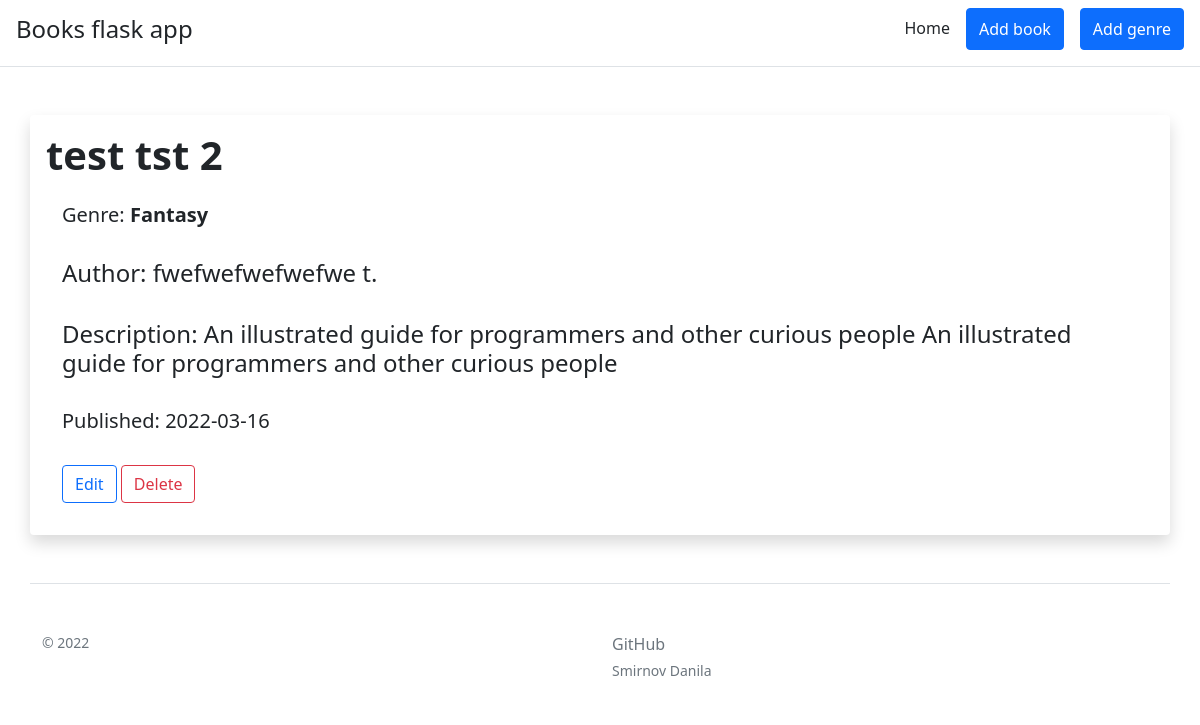
The app's page /4, older data.
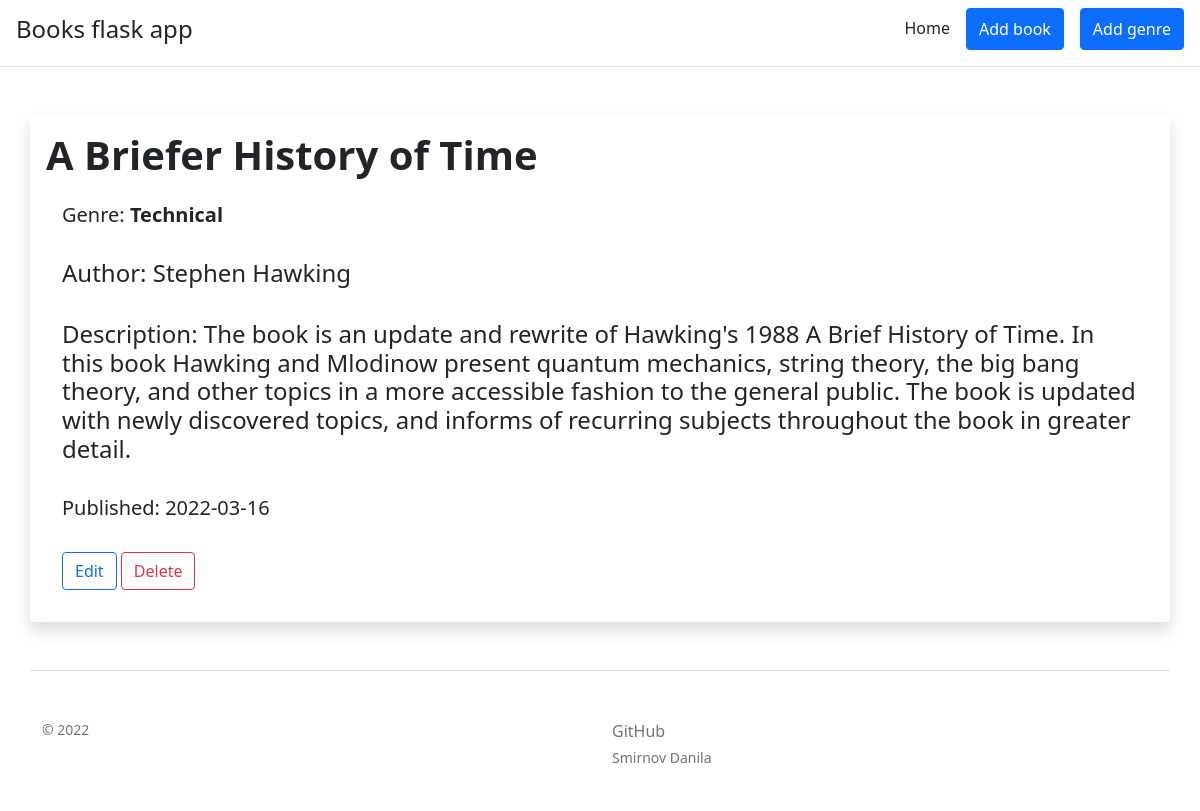
The same page, newer data.
### app.py (models this page shows, shortened)
class Books(db.Model):
    id = db.Column(db.Integer, primary_key=True)
    title = db.Column(db.String(100), nullable=False)
    genre = db.Column(db.Integer, db.ForeignKey('genres.id'), nullable=False)
    author = db.Column(db.String(100), nullable=False)
    description = db.Column(db.String(500), nullable=False)
    date = db.Column(db.DateTime, default=datetime.utcnow)

class Genres(db.Model):
    id = db.Column(db.Integer, primary_key=True)
    name = db.Column(db.String(100), nullable=False)
    books = db.relationship('Books', backref='genres', lazy=True)

### app.py (the view)
@app.route('/<int:id>')
def book_info(id):
    book = Books.query.get_or_404(id)
    genres = Genres.query.all()
    return render_template('book_info.html', book=book, genres=genres)

### templates/book_info.html (shortened to what this page needs)
{% extends 'base.html' %}
{% block body %}
<div class="container mt-5 mb-5 shadow p-3 bg-body rounded">
    <h1><b>{{ book.title }}</b></h1>
    <div class="card-body">
        <h5>Genre: <b>{{ genres[book.genre-1].name }}</b></h5>
        <br>
        <h4>Author: {{ book.author }}</h4>
        <br>
        <h4>Description: {{ book.description }}</h4>
        <br>
        <h5>Published: {{ book.date.date() }}</h5>
        <br>
        <a href="/{{ book.id }}/update" class="btn btn-outline-primary">Edit</a>
        <a href="/{{ book.id }}/delete" class="btn btn-outline-danger">Delete</a>
    </div>
</div>
{% endblock %}

### templates/base.html (shortened to what this page needs)
<!doctype html>
<html lang="en">
<head>
    <link rel="stylesheet" href="{{ url_for('static', filename='css/main.css') }}">
    <link rel="stylesheet" href="https://cdn.jsdelivr.net/npm/bootstrap@5.1.3/dist/css/bootstrap.min.css">
</head>
<body>
    <header>
        <div class="mt-2 d-flex flex-column flex-md-row align-items-center pb-3 mb-4 border-bottom">
            <a href="/" class="d-flex align-items-center text-dark text-decoration-none">
                <span class="fs-4 logo">Books flask app</span>
            </a>
              <nav class="d-inline-flex mt-2 mt-md-0 ms-md-auto">
                <a class="me-3 py-2 text-dark text-decoration-none" href="/">Home</a>
                <a class="btn btn-primary me-3 py-2 text-decoration-none" href="/create-book">Add book</a>
                <a class="btn btn-primary me-3 py-2 text-decoration-none" href="/create-genre">Add genre</a>
              </nav>
        </div>
    </header>
{% block body %}{% endblock %}
    <footer class="container pt-4 my-md-5 pt-md-5 border-top">
        <div class="row">
            <div class="col-12 col-md">
                <small class="d-block mb-3 text-muted">© 2022</small>
            </div>
            <div class="col-6 col-md">
                <ul class="list-unstyled text-small">
                  <li class="mb-1"><a class="link-secondary text-decoration-none" href="https://github.com/pupsi4ek">GitHub</a></li>
                  <li class="mb-1"><small class="d-block mb-3 text-muted">Smirnov Danila</small></li>
                </ul>
          </div>
        </div>
    </footer>
</body>
</html>

### static/css/main.css (style rules this page uses)
.logo { margin-left: 1rem!important; }

Row changes from the older to the newer data that the page shows:
changed Books: title "test tst 2" → "A Briefer History of Time"; genre.name "Fantasy" → "Technical"; author "fwefwefwefwefwe t." → "Stephen Hawking"; description "An illustrated guide for programmers and other curious people An illustrated guide for programmers and other curious people" → "The book is an update and rewrite of Hawking's 1988 A Brief History of Time. In this book Hawking and Mlodinow present quantum mechanics, string theory, the big bang theory, and other topics in a more accessible fashion to the general public. The book is updated with newly discovered topics, and informs of recurring subjects throughout the book in greater detail."
